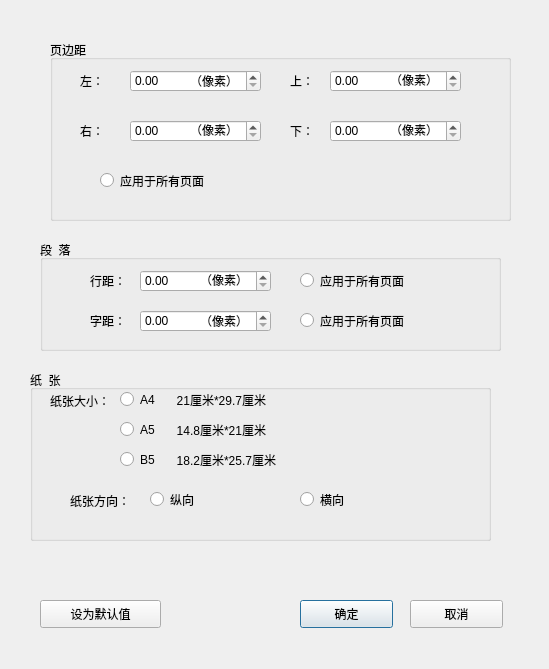
<?xml version="1.0" encoding="UTF-8"?>
<ui version="4.0">
 <class>PageSetupDialog</class>
 <widget class="QDialog" name="PageSetupDialog">
  <property name="geometry">
   <rect>
    <x>0</x>
    <y>0</y>
    <width>549</width>
    <height>669</height>
   </rect>
  </property>
  <property name="windowTitle">
   <string>Dialog</string>
  </property>
  <widget class="QPushButton" name="confirm">
   <property name="geometry">
    <rect>
     <x>300</x>
     <y>600</y>
     <width>93</width>
     <height>28</height>
    </rect>
   </property>
   <property name="text">
    <string>确定</string>
   </property>
  </widget>
  <widget class="QGroupBox" name="groupBox">
   <property name="geometry">
    <rect>
     <x>50</x>
     <y>40</y>
     <width>461</width>
     <height>181</height>
    </rect>
   </property>
   <property name="title">
    <string>页边距</string>
   </property>
   <widget class="QLabel" name="label">
    <property name="geometry">
     <rect>
      <x>30</x>
      <y>30</y>
      <width>31</width>
      <height>21</height>
     </rect>
    </property>
    <property name="text">
     <string>左：</string>
    </property>
   </widget>
   <widget class="QLabel" name="label_2">
    <property name="geometry">
     <rect>
      <x>30</x>
      <y>80</y>
      <width>31</width>
      <height>21</height>
     </rect>
    </property>
    <property name="text">
     <string>右：</string>
    </property>
   </widget>
   <widget class="QLabel" name="label_3">
    <property name="geometry">
     <rect>
      <x>240</x>
      <y>80</y>
      <width>31</width>
      <height>21</height>
     </rect>
    </property>
    <property name="text">
     <string>下：</string>
    </property>
   </widget>
   <widget class="QLabel" name="label_4">
    <property name="geometry">
     <rect>
      <x>240</x>
      <y>30</y>
      <width>31</width>
      <height>21</height>
     </rect>
    </property>
    <property name="text">
     <string>上：</string>
    </property>
   </widget>
   <widget class="QDoubleSpinBox" name="leftMargin">
    <property name="geometry">
     <rect>
      <x>80</x>
      <y>30</y>
      <width>131</width>
      <height>22</height>
     </rect>
    </property>
   </widget>
   <widget class="QDoubleSpinBox" name="rightMargin">
    <property name="geometry">
     <rect>
      <x>80</x>
      <y>80</y>
      <width>131</width>
      <height>22</height>
     </rect>
    </property>
   </widget>
   <widget class="QDoubleSpinBox" name="topMargin">
    <property name="geometry">
     <rect>
      <x>280</x>
      <y>30</y>
      <width>131</width>
      <height>22</height>
     </rect>
    </property>
   </widget>
   <widget class="QDoubleSpinBox" name="bottomMargin">
    <property name="geometry">
     <rect>
      <x>280</x>
      <y>80</y>
      <width>131</width>
      <height>22</height>
     </rect>
    </property>
   </widget>
   <widget class="QRadioButton" name="marginToAll">
    <property name="geometry">
     <rect>
      <x>50</x>
      <y>130</y>
      <width>115</width>
      <height>21</height>
     </rect>
    </property>
    <property name="text">
     <string>应用于所有页面</string>
    </property>
   </widget>
   <widget class="QLabel" name="label_10">
    <property name="geometry">
     <rect>
      <x>140</x>
      <y>30</y>
      <width>51</width>
      <height>21</height>
     </rect>
    </property>
    <property name="text">
     <string>（像素）</string>
    </property>
   </widget>
   <widget class="QLabel" name="label_11">
    <property name="geometry">
     <rect>
      <x>140</x>
      <y>80</y>
      <width>51</width>
      <height>20</height>
     </rect>
    </property>
    <property name="text">
     <string>（像素）</string>
    </property>
   </widget>
   <widget class="QLabel" name="label_12">
    <property name="geometry">
     <rect>
      <x>340</x>
      <y>30</y>
      <width>51</width>
      <height>20</height>
     </rect>
    </property>
    <property name="text">
     <string>（像素）</string>
    </property>
   </widget>
   <widget class="QLabel" name="label_13">
    <property name="geometry">
     <rect>
      <x>340</x>
      <y>80</y>
      <width>51</width>
      <height>20</height>
     </rect>
    </property>
    <property name="text">
     <string>（像素）</string>
    </property>
   </widget>
  </widget>
  <widget class="QGroupBox" name="groupBox_2">
   <property name="geometry">
    <rect>
     <x>40</x>
     <y>240</y>
     <width>461</width>
     <height>111</height>
    </rect>
   </property>
   <property name="title">
    <string>段  落</string>
   </property>
   <widget class="QLabel" name="label_5">
    <property name="geometry">
     <rect>
      <x>50</x>
      <y>30</y>
      <width>51</width>
      <height>21</height>
     </rect>
    </property>
    <property name="text">
     <string>行距：</string>
    </property>
   </widget>
   <widget class="QDoubleSpinBox" name="lineHeight">
    <property name="geometry">
     <rect>
      <x>100</x>
      <y>30</y>
      <width>131</width>
      <height>22</height>
     </rect>
    </property>
   </widget>
   <widget class="QRadioButton" name="lineDistanceToAll">
    <property name="geometry">
     <rect>
      <x>260</x>
      <y>30</y>
      <width>121</width>
      <height>21</height>
     </rect>
    </property>
    <property name="text">
     <string>应用于所有页面</string>
    </property>
   </widget>
   <widget class="QLabel" name="label_8">
    <property name="geometry">
     <rect>
      <x>50</x>
      <y>70</y>
      <width>51</width>
      <height>21</height>
     </rect>
    </property>
    <property name="text">
     <string>字距：</string>
    </property>
   </widget>
   <widget class="QDoubleSpinBox" name="letterDistanceScale">
    <property name="geometry">
     <rect>
      <x>100</x>
      <y>70</y>
      <width>131</width>
      <height>22</height>
     </rect>
    </property>
   </widget>
   <widget class="QLabel" name="label_9">
    <property name="geometry">
     <rect>
      <x>160</x>
      <y>70</y>
      <width>51</width>
      <height>21</height>
     </rect>
    </property>
    <property name="text">
     <string>（像素）</string>
    </property>
   </widget>
   <widget class="QRadioButton" name="letterDistanceToAll">
    <property name="geometry">
     <rect>
      <x>260</x>
      <y>70</y>
      <width>121</width>
      <height>21</height>
     </rect>
    </property>
    <property name="text">
     <string>应用于所有页面</string>
    </property>
   </widget>
   <widget class="QLabel" name="label_14">
    <property name="geometry">
     <rect>
      <x>160</x>
      <y>30</y>
      <width>51</width>
      <height>20</height>
     </rect>
    </property>
    <property name="text">
     <string>（像素）</string>
    </property>
   </widget>
  </widget>
  <widget class="QGroupBox" name="groupBox_3">
   <property name="geometry">
    <rect>
     <x>30</x>
     <y>370</y>
     <width>461</width>
     <height>171</height>
    </rect>
   </property>
   <property name="title">
    <string>纸  张</string>
   </property>
   <widget class="QLabel" name="label_6">
    <property name="geometry">
     <rect>
      <x>20</x>
      <y>20</y>
      <width>81</width>
      <height>21</height>
     </rect>
    </property>
    <property name="text">
     <string>纸张大小：</string>
    </property>
   </widget>
   <widget class="QLabel" name="label_7">
    <property name="geometry">
     <rect>
      <x>40</x>
      <y>120</y>
      <width>81</width>
      <height>21</height>
     </rect>
    </property>
    <property name="text">
     <string>纸张方向：</string>
    </property>
   </widget>
   <widget class="QRadioButton" name="a4">
    <property name="geometry">
     <rect>
      <x>90</x>
      <y>20</y>
      <width>41</width>
      <height>19</height>
     </rect>
    </property>
    <property name="text">
     <string>A4</string>
    </property>
   </widget>
   <widget class="QRadioButton" name="a5">
    <property name="geometry">
     <rect>
      <x>90</x>
      <y>50</y>
      <width>41</width>
      <height>19</height>
     </rect>
    </property>
    <property name="text">
     <string>A5</string>
    </property>
   </widget>
   <widget class="QRadioButton" name="b5">
    <property name="geometry">
     <rect>
      <x>90</x>
      <y>80</y>
      <width>41</width>
      <height>19</height>
     </rect>
    </property>
    <property name="text">
     <string>B5</string>
    </property>
   </widget>
   <widget class="QRadioButton" name="vertical">
    <property name="geometry">
     <rect>
      <x>120</x>
      <y>120</y>
      <width>61</width>
      <height>19</height>
     </rect>
    </property>
    <property name="text">
     <string>纵向</string>
    </property>
   </widget>
   <widget class="QRadioButton" name="horizontal">
    <property name="geometry">
     <rect>
      <x>270</x>
      <y>120</y>
      <width>61</width>
      <height>19</height>
     </rect>
    </property>
    <property name="text">
     <string>横向</string>
    </property>
   </widget>
   <widget class="QLabel" name="label_15">
    <property name="geometry">
     <rect>
      <x>140</x>
      <y>20</y>
      <width>141</width>
      <height>20</height>
     </rect>
    </property>
    <property name="text">
     <string>  21厘米*29.7厘米</string>
    </property>
   </widget>
   <widget class="QLabel" name="label_16">
    <property name="geometry">
     <rect>
      <x>140</x>
      <y>80</y>
      <width>131</width>
      <height>20</height>
     </rect>
    </property>
    <property name="text">
     <string>  18.2厘米*25.7厘米</string>
    </property>
   </widget>
   <widget class="QLabel" name="label_17">
    <property name="geometry">
     <rect>
      <x>140</x>
      <y>50</y>
      <width>141</width>
      <height>20</height>
     </rect>
    </property>
    <property name="text">
     <string>  14.8厘米*21厘米</string>
    </property>
   </widget>
  </widget>
  <widget class="QPushButton" name="cancel">
   <property name="geometry">
    <rect>
     <x>410</x>
     <y>600</y>
     <width>93</width>
     <height>28</height>
    </rect>
   </property>
   <property name="text">
    <string>取消</string>
   </property>
  </widget>
  <widget class="QPushButton" name="pushButton_2">
   <property name="geometry">
    <rect>
     <x>40</x>
     <y>600</y>
     <width>121</width>
     <height>28</height>
    </rect>
   </property>
   <property name="text">
    <string>设为默认值</string>
   </property>
  </widget>
 </widget>
 <resources/>
 <connections/>
</ui>
